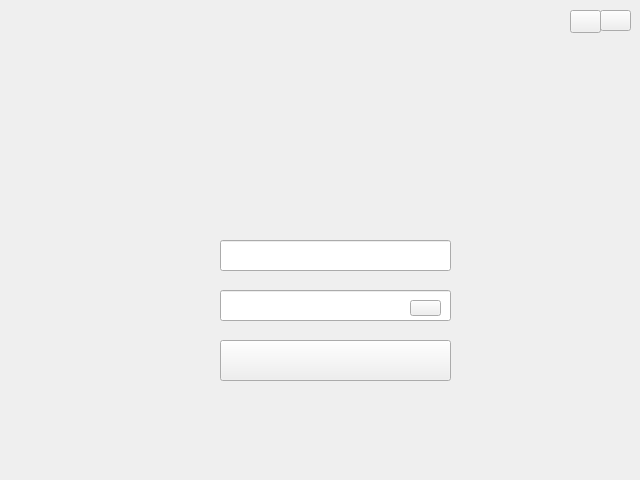
<?xml version="1.0" encoding="UTF-8"?>
<ui version="4.0">
 <class>DialogLoginClass</class>
 <widget class="QMainWindow" name="DialogLoginClass">
  <property name="geometry">
   <rect>
    <x>0</x>
    <y>0</y>
    <width>640</width>
    <height>480</height>
   </rect>
  </property>
  <property name="minimumSize">
   <size>
    <width>640</width>
    <height>480</height>
   </size>
  </property>
  <property name="maximumSize">
   <size>
    <width>640</width>
    <height>480</height>
   </size>
  </property>
  <property name="windowTitle">
   <string>DialogLogin</string>
  </property>
  <widget class="QWidget" name="centralWidget">
   <widget class="QLabel" name="label_bg">
    <property name="geometry">
     <rect>
      <x>0</x>
      <y>0</y>
      <width>640</width>
      <height>480</height>
     </rect>
    </property>
    <property name="minimumSize">
     <size>
      <width>640</width>
      <height>480</height>
     </size>
    </property>
    <property name="maximumSize">
     <size>
      <width>640</width>
      <height>480</height>
     </size>
    </property>
    <property name="text">
     <string/>
    </property>
    <property name="pixmap">
     <pixmap resource="Dialoglogin.qrc">:/DialogLogin/images/Login/lgback.png</pixmap>
    </property>
    <property name="scaledContents">
     <bool>true</bool>
    </property>
   </widget>
   <widget class="QLineEdit" name="lineEdit_user">
    <property name="geometry">
     <rect>
      <x>220</x>
      <y>240</y>
      <width>231</width>
      <height>31</height>
     </rect>
    </property>
    <property name="sizePolicy">
     <sizepolicy hsizetype="Fixed" vsizetype="Fixed">
      <horstretch>0</horstretch>
      <verstretch>0</verstretch>
     </sizepolicy>
    </property>
    <property name="focusPolicy">
     <enum>Qt::StrongFocus</enum>
    </property>
    <property name="contextMenuPolicy">
     <enum>Qt::DefaultContextMenu</enum>
    </property>
    <property name="styleSheet">
     <string notr="true">font: 75 12pt &quot;微软雅黑&quot;;</string>
    </property>
   </widget>
   <widget class="QLineEdit" name="lineEdit_pwd">
    <property name="geometry">
     <rect>
      <x>220</x>
      <y>290</y>
      <width>231</width>
      <height>31</height>
     </rect>
    </property>
    <property name="sizePolicy">
     <sizepolicy hsizetype="Fixed" vsizetype="Fixed">
      <horstretch>0</horstretch>
      <verstretch>0</verstretch>
     </sizepolicy>
    </property>
    <property name="styleSheet">
     <string notr="true">font: 75 14pt &quot;微软雅黑&quot;;</string>
    </property>
    <property name="inputMask">
     <string notr="true"/>
    </property>
    <property name="echoMode">
     <enum>QLineEdit::Password</enum>
    </property>
   </widget>
   <widget class="QPushButton" name="bt_showpwd">
    <property name="geometry">
     <rect>
      <x>410</x>
      <y>300</y>
      <width>31</width>
      <height>16</height>
     </rect>
    </property>
    <property name="styleSheet">
     <string notr="true">border-image: url(:/DialogLogin/images/Login/pwd1.png);</string>
    </property>
    <property name="text">
     <string/>
    </property>
   </widget>
   <widget class="QPushButton" name="bt_Ok">
    <property name="geometry">
     <rect>
      <x>220</x>
      <y>340</y>
      <width>231</width>
      <height>41</height>
     </rect>
    </property>
    <property name="sizePolicy">
     <sizepolicy hsizetype="Fixed" vsizetype="Fixed">
      <horstretch>0</horstretch>
      <verstretch>0</verstretch>
     </sizepolicy>
    </property>
    <property name="cursor">
     <cursorShape>OpenHandCursor</cursorShape>
    </property>
    <property name="styleSheet">
     <string notr="true">border-image: url(:/DialogLogin/images/Login/login.png);</string>
    </property>
    <property name="text">
     <string/>
    </property>
   </widget>
   <widget class="QPushButton" name="bt_Cancel">
    <property name="geometry">
     <rect>
      <x>600</x>
      <y>10</y>
      <width>31</width>
      <height>21</height>
     </rect>
    </property>
    <property name="styleSheet">
     <string notr="true">border-image: url(:/DialogLogin/images/Login/close.png);</string>
    </property>
    <property name="text">
     <string/>
    </property>
   </widget>
   <widget class="QPushButton" name="bt_question">
    <property name="geometry">
     <rect>
      <x>570</x>
      <y>10</y>
      <width>31</width>
      <height>23</height>
     </rect>
    </property>
    <property name="styleSheet">
     <string notr="true">border-image: url(:/DialogLogin/images/Login/question.png);</string>
    </property>
    <property name="text">
     <string/>
    </property>
   </widget>
  </widget>
 </widget>
 <layoutdefault spacing="6" margin="11"/>
 <resources>
  <include location="Dialoglogin.qrc"/>
 </resources>
 <connections/>
</ui>
